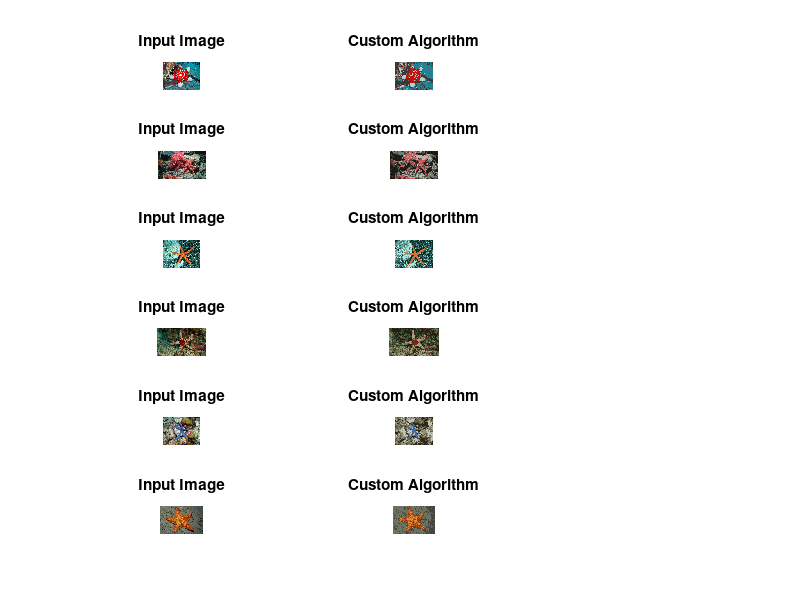

Reproduce this figure in MATLAB.
%% Part 2
clc; clear; close all;

load('starFish_project_4.mat'); % Load the dataset
K = 5; % Set the number of clusters
its = 100; % number of iterations

if iscell(F) % Check if F is a cell array
    [~,imgNum]=size(F); % get the number of images the cell array holds

    for i = 0 : imgNum-1 % If F is a cell array, extract the first image or data element (assuming it's consistent)
        % Variable Set-Up
        inputImg = cell2mat(F((i+1))); % Grab image
        %figure; imshow(inputImg);
        [H,W,C] = size(inputImg);
        RGB_Data = double(reshape(inputImg,H*W,C)); % Flatten the image into 2D matrix of RGB pixel data
        
        [dataPoints,dimension]=size(RGB_Data);
        
        % Step 1: Randomly intialize centroids
        I = randperm(dataPoints);
        cluster_center=RGB_Data(I(1:K),:);

        % Setup distance array
        Distances = zeros(dataPoints,K);
        % Step 4: repeat until the number of iterations is matched
        for n=1:its
            % Step 2: Categorize each datapoint based on the distance to a centroid
            for k=1:K
                % 2a: Calculates the distances for each data point between all the K centroids
                Distances(:,k) = sum((RGB_Data - repmat(cluster_center(k,:),dataPoints,1)).^2,2);
            end

            % 2b: Find which of those centroid distances is the smallest
            [~,labels] = min(Distances,[],2);
            
            % Step 3: Get the new mean value of current categorized points
            for k=1:K
                if size(find(labels==k))>0
                    cluster_center(k,:) = mean(RGB_Data(labels==k,:));
                end
            end
        end
        
        % Initialize outputs
        new_output = zeros(H*W,C);
        % ## control_output = zeros(H*W,C);
        % ## [labels_control,cluster_center_control] = kmeans(RGB_Data,K,'distance','sqEuclidean');

        % Fill outputs
        for j = 1 : K
            k_idx = find(labels == j);
            % ## ck_idx = find(labels_control == j);
            for c = 1 : C
                new_output(k_idx, c) = cluster_center(j,c);
                % ##control_output(ck_idx, c) = cluster_center_control(j,c);
            end
        end

        new_output = reshape(new_output,[H,W,C]); % Reshape and then display output
        % ## control_output = reshape(control_output, [H,W,C]);
        % Display the images 
        subplot(imgNum,3,(3*i+1)); imshow(inputImg); title('Input Image');
        subplot(imgNum,3,(3*i+2)); imshow(new_output/255); title("Custom Algorithm");
        % ## subplot(imgNum,3,(3*i+3)); imshow(control_output/255); title("Using kmeans");
      

        %imshowpair(inputImg,new_output/255,'montage');
    end
end
